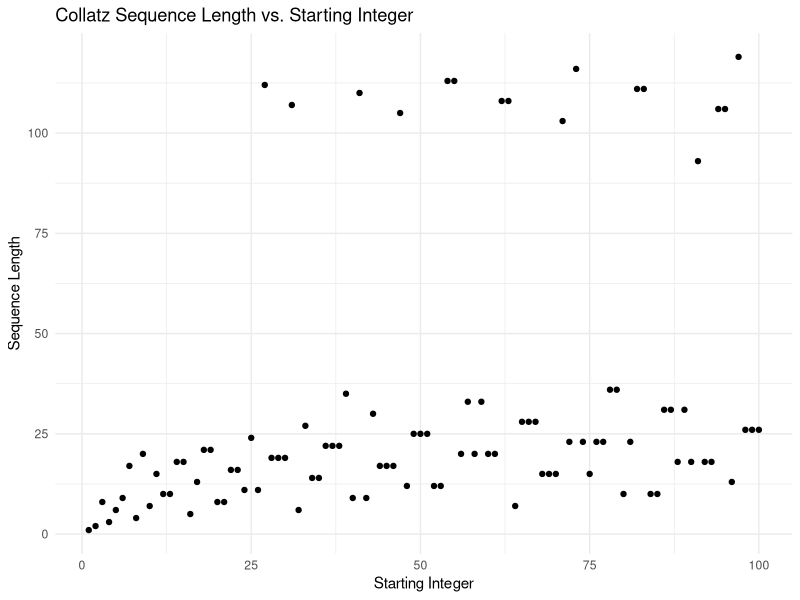

Write the R code that produced this figure.
# Task 5 (Open-ended exploration)

# One interesting question:
# "Will a large initial integer lead to longer sequence,
# and small initial integer lead to shorter sequence?"

# The process and methodology is trying to find if there is such a formula
# that relates to the initial integer and length of the sequence.

library(tidyverse)
library(purrr)

# Function to generate COllatz sequences
collatz_sequence <- function(start) {
  sequence <- c(start)
  while (start >1) {
    if (start %% 2 == 0) {
      start <- start / 2
    } else {
      start <- 3 * start + 1
    }
    sequence <- c(sequence, start)
  }
  return(sequence)
}


# Produce sequences for a range of starting integers (from 1 to 100)
starting_integers <- 1:100
sequences_df <- tibble(
  start = starting_integers,
  sequence_length = map_dbl(start, ~ length(collatz_sequence(.)))
)


# Print sequences_df using head()
head(sequences_df)


# Plot the correlation between starting integer and sequence length
ggplot(sequences_df, aes(x = start, y = sequence_length)) +
  geom_point() +
  labs(
    x = "Starting Integer",
    y = "Sequence Length"
  ) +
  ggtitle("Collatz Sequence Length vs. Starting Integer") +
  theme_minimal()










